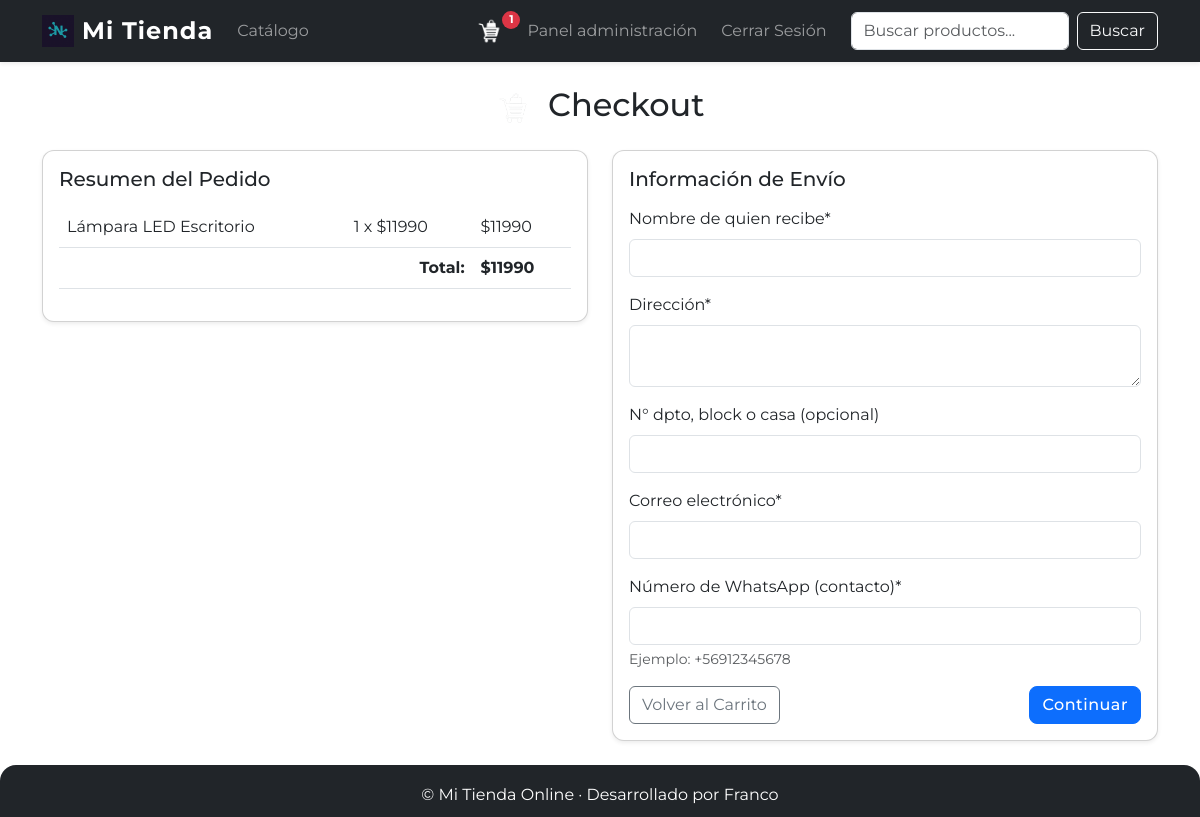
/checkout/ (signed in), run on an earlier commit of the app's database.
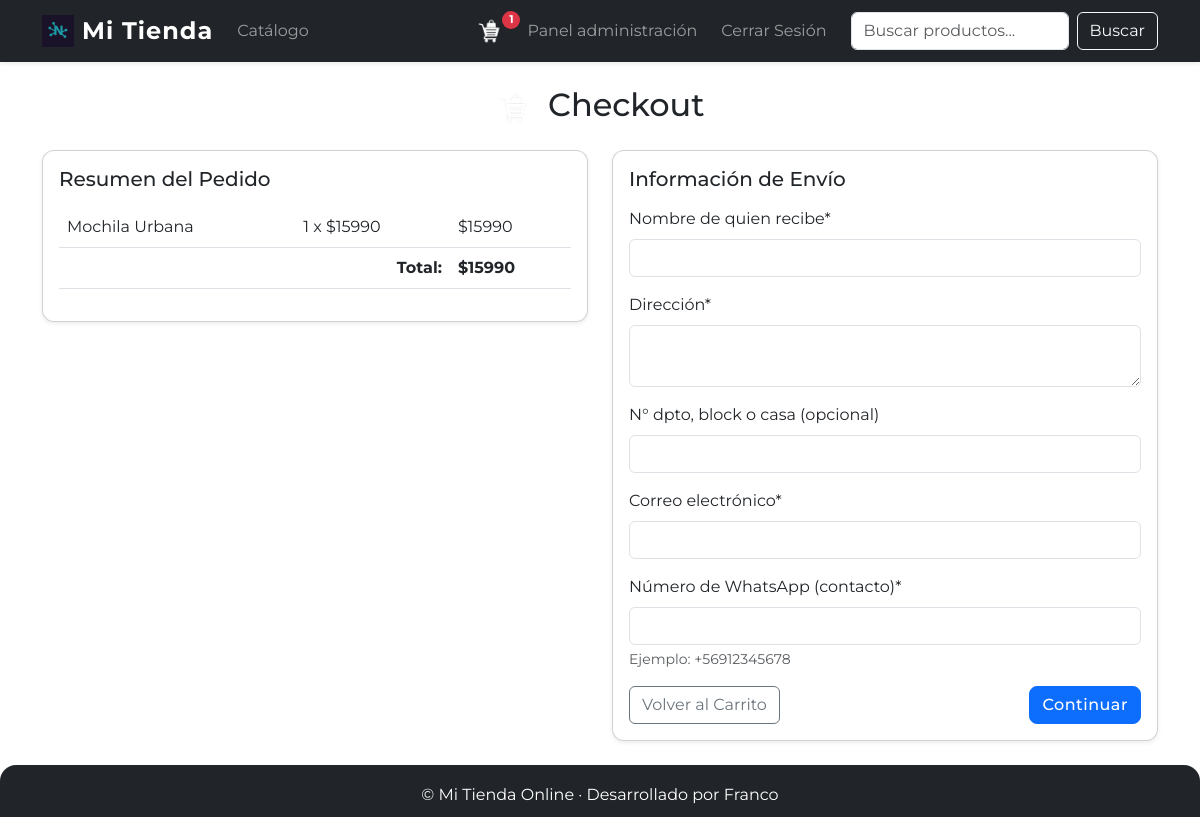
And on a later commit of the database.
### tienda/models.py (models this page shows, shortened)
class ItemCarrito(models.Model):
    carrito = models.ForeignKey(Carrito, on_delete=models.CASCADE)
    producto = models.ForeignKey(Producto, on_delete=models.CASCADE)
    cantidad = models.PositiveIntegerField(default=1)
    def subtotal(self):
        return self.producto.precio * self.cantidad

class Producto(models.Model):
    nombre = models.CharField(max_length=100)
    descripcion = models.TextField()
    precio = models.DecimalField(max_digits=10, decimal_places=2)
    imagen = models.ImageField(upload_to='productos/')
    stock = models.PositiveIntegerField(default=0)
    disponible = models.BooleanField(default=True)
    fecha_creacion = models.DateTimeField(auto_now_add=True)

class Carrito(models.Model):
    usuario = models.OneToOneField(User, on_delete=models.CASCADE, null=True, blank=True)
    fecha_creacion = models.DateTimeField(auto_now_add=True)
    def total(self):
        return sum(item.subtotal() for item in self.itemcarrito_set.all())

### tienda/views.py (the view)
# urls.py: path('checkout/', views.checkout, name='checkout'),
def checkout(request):
    carrito = get_or_create_carrito(request)
    if request.method == 'POST':
        form = CheckoutForm(request.POST)
        if form.is_valid():
            nombre = form.cleaned_data['nombre']
            direccion = form.cleaned_data['direccion']
            numero_extra = form.cleaned_data['numero_extra']
            email = form.cleaned_data['email']
            telefono = form.cleaned_data['telefono']
            direccion_completa = direccion
            if numero_extra:
                direccion_completa += f" ({numero_extra})"
            pedido = Pedido.objects.create(
                usuario=request.user if request.user.is_authenticated else None,
                direccion_envio=direccion_completa,
                total=carrito.total(),
                nombre_receptor=nombre,
                email=email,
                telefono=telefono
            )
            for item in carrito.itemcarrito_set.all():
                ItemPedido.objects.create(
                    pedido=pedido,
                    producto=item.producto,
                    cantidad=item.cantidad,
                    precio_unitario=item.producto.precio
                )
            return redirect('resumen_pedido', pedido_id=pedido.id)
    else:
        form = CheckoutForm()
    return render(request, 'tienda/checkout.html', {'carrito': carrito, 'form': form})

### tienda/forms.py
class CheckoutForm(forms.Form):
    nombre = forms.CharField(
        label='Nombre de quien recibe',
        max_length=100,
        required=True
    )
    direccion = forms.CharField(
        label='Dirección',
        widget=forms.Textarea(attrs={'rows': 2}),
        required=True
    )
    numero_extra = forms.CharField(
        label='N° dpto, block o casa (opcional)',
        max_length=50,
        required=False
    )
    email = forms.EmailField(
        label='Correo electrónico',
        required=True
    )
    telefono = forms.CharField(
        label='Número de WhatsApp (contacto)',
        max_length=20,
        required=True,
        help_text='Ejemplo: +56912345678'
    )

### tienda/context_processors.py (called while the page is built, shortened)
def carrito(request):
    if request.user.is_authenticated:
        carrito, _ = Carrito.objects.get_or_create(usuario=request.user)
        return {'carrito': carrito}

### tienda/views.py (called while the page is built, shortened)
def get_or_create_carrito(request):
    if request.user.is_authenticated:
        carrito, _ = Carrito.objects.get_or_create(usuario=request.user)
    return carrito

### templates/tienda/checkout.html (shortened to what this page needs)
{% extends 'base.html' %}
{% load crispy_forms_tags %}
{% load static %}
{% block content %}
<div class="mb-4 text-center">
    <h2 class="mb-3">
        <img src="{% static 'img/carrito.png' %}" alt="Carrito" width="36" height="36" style="vertical-align: middle; margin-right: 8px;">
        Checkout
    </h2>
</div>
<div class="row">
    <div class="col-md-6 mb-4">
        <div class="card shadow-sm">
            <div class="card-body">
                <h5 class="card-title mb-3">Resumen del Pedido</h5>
                <table class="table">
                    <tbody>
                        {% for item in carrito.itemcarrito_set.all %}
                        <tr>
                            <td>{{ item.producto.nombre }}</td>
                            <td>{{ item.cantidad }} x ${{ item.producto.precio|floatformat:0 }}</td>
                            <td>${{ item.subtotal|floatformat:0 }}</td>
                        </tr>
                        {% endfor %}
                    </tbody>
                    <tfoot>
                        <tr>
                            <td colspan="2" class="text-end"><strong>Total:</strong></td>
                            <td><strong>${{ carrito.total|floatformat:0 }}</strong></td>
                        </tr>
                    </tfoot>
                </table>
            </div>
        </div>
    </div>
    <div class="col-md-6 mb-4">
        <div class="card shadow-sm">
            <div class="card-body">
                <h5 class="card-title mb-3">Información de Envío</h5>
                <form method="post">
                    {{ form|crispy }}
                    <div class="mt-3 d-flex justify-content-between">
                        <a href="{% url 'ver_carrito' %}" class="btn btn-outline-secondary">Volver al Carrito</a>
                        <button type="submit" class="btn btn-primary">Continuar</button>
                    </div>
                </form>
            </div>
        </div>
    </div>
</div>
{% endblock %}

### templates/base.html (shortened to what this page needs)
<!DOCTYPE html>
<html lang="es">
<head>
    <link href="https://cdn.jsdelivr.net/npm/bootstrap@5.3.0/dist/css/bootstrap.min.css" rel="stylesheet">
    {% load static %}
    {% load humanize %}
    <link rel="stylesheet" href="{% static 'css/style.css' %}">
    <link rel="stylesheet" href="https://cdn.jsdelivr.net/npm/bootstrap-icons@1.11.1/font/bootstrap-icons.min.css">
</head>
<body>
    <nav class="navbar navbar-expand-lg navbar-dark bg-dark shadow-sm sticky-top py-2">
        <div class="container">
            <a class="navbar-brand d-flex align-items-center gap-2 fw-bold" href="{% url 'home' %}" style="font-size: 1.5rem; letter-spacing: 1px;">
                <img src="{% static 'img/logo.png' %}" alt="Logo" width="32" height="32" style="object-fit:contain;"> Mi Tienda
            </a>
            <div class="collapse navbar-collapse" id="navbarNav">
                <ul class="navbar-nav me-auto mb-2 mb-lg-0">
                    <li class="nav-item">
                        <a class="nav-link" href="{% url 'catalogo' %}">Catálogo</a>
                    </li>
                </ul>
                <ul class="navbar-nav align-items-lg-center gap-lg-2">
                    <li class="nav-item">
                        <a class="nav-link position-relative" href="{% url 'ver_carrito' %}">
                            <img src="{% static 'img/carrito.png' %}" alt="Carrito" width="28" height="28" style="vertical-align: middle;">
                            {% if carrito and carrito.itemcarrito_set.count > 0 %}
                                <span class="position-absolute start-100 translate-middle badge rounded-pill bg-danger"
                                    style="top: 25%; font-size: 0.7rem; padding: 0.3em 0.5em; min-width: 18px; min-height: 18px;">
                                    {{ carrito.itemcarrito_set.count }}
                                </span>
                            {% endif %}
                        </a>
                    </li>
                    {% if user.is_authenticated %}
                        {% if user.is_staff %}
                        <li class="nav-item">
                            <a class="nav-link" href="{% url 'panel_admin' %}">Panel administración</a>
                        </li>
                        {% endif %}
                        <li class="nav-item">
                            <form method="post" action="{% url 'logout' %}" class="mb-0">
                                <button type="submit" class="nav-link btn btn-link">Cerrar Sesión</button>
                            </form>
                        </li>
                    {% endif %}
                </ul>
                <form class="d-flex ms-lg-3 mt-3 mt-lg-0" role="search" method="get" action="{% url 'catalogo' %}">
                    <input class="form-control me-2" type="search" placeholder="Buscar productos..." aria-label="Buscar" name="q" value="{{ request.GET.q|default:'' }}" style="min-width: 180px;">
                    <button class="btn btn-outline-light" type="submit">Buscar</button>
                </form>
            </div>
        </div>
    </nav>
    <div class="container mt-4">
        <div aria-live="polite" aria-atomic="true" class="position-fixed top-0 end-0 p-3" style="z-index: 1080; min-width: 320px;">
        </div>
        {% block content %}
        {% endblock %}
    </div>
</body>
<footer class="footer">
    <div>© {{ now|date:'Y' }} Mi Tienda Online &middot; Desarrollado por Franco</div>
</footer>
</html>

What changed in the data, as far as the page shows it:
removed ItemCarrito: producto.nombre "Lámpara LED Escritorio", cantidad "1", producto.precio "11990", subtotal "11990"
computed for Carrito id 1: total "11990" → "15990"
added ItemCarrito: producto.nombre "Mochila Urbana", cantidad "1", producto.precio "15990", subtotal "15990"
